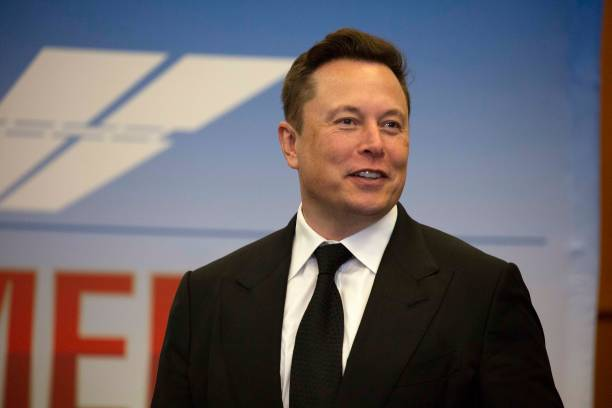
#> input picture elon1.jpg, 612 x 408 px; its folder holds only this picture in this run
$ python facedetec.py
#> lines starting #> are read from the running program, lines starting #| are printed output that depends on the picture
# [16 lines of commented-out code are left out]

import cv2,glob

all_images=glob.glob("*.jpg")
detect =cv2.CascadeClassifier("haarcascade_frontalface_default.xml")

for image in all_images:
    img=cv2.imread(image)
#> img is the input picture: shape (408, 612, 3); mean B, G, R 104.4, 100.8, 107.4
    gray_img=cv2.cvtColor(img,cv2.COLOR_BGR2GRAY)
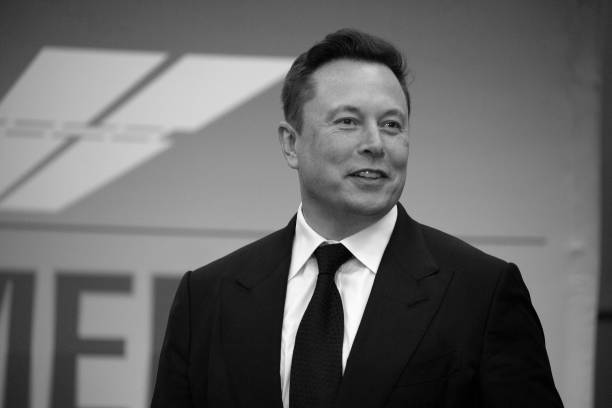
#> gray_img: shape (408, 612); min 0, max 254, mean 103.2
    faces=detect.detectMultiScale(gray_img,1.3,5)
#> faces = [[300, 66, 139, 139]]

    for (x,y,w,h) in faces:
        final_img=cv2.rectangle(img,(x,y),(x+w,y+h),(256,255,0),2)
#> this loop made 1 pass

    cv2.imshow("Face Detection", final_img)
    cv2.waitKey(0)
    cv2.destroyAllWindows()


$ run again, on mahesh.jpg
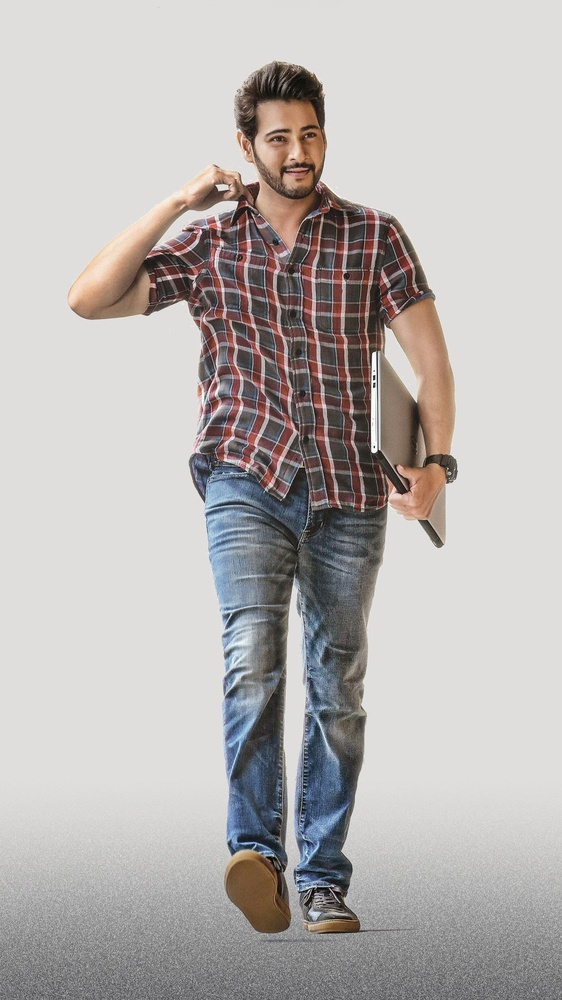
#> input picture mahesh.jpg, 562 x 1000 px, shrunk from 1350 x 2400 before the run
#> img is the input picture: shape (1000, 562, 3); mean B, G, R 178.1, 180, 184
#> `gray_img=cv2.cvtColor(img,cv2.COLOR_BGR2GRAY)`:
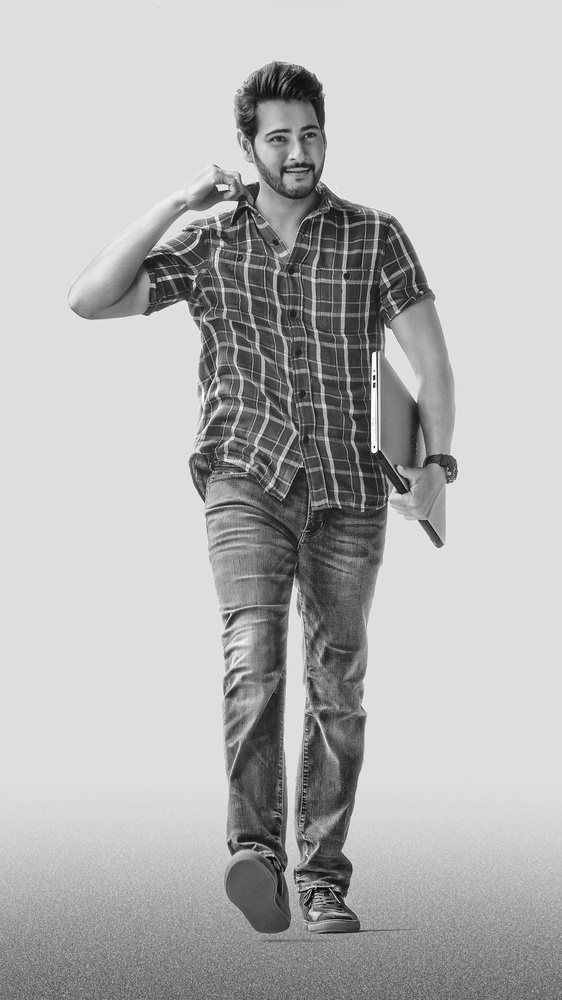
#> gray_img: shape (1000, 562); min 0, max 255, mean 180.9
#> faces = [[246, 100, 95, 95]]
#> the loop `for (x,y,w,h) in faces:` made 1 pass
